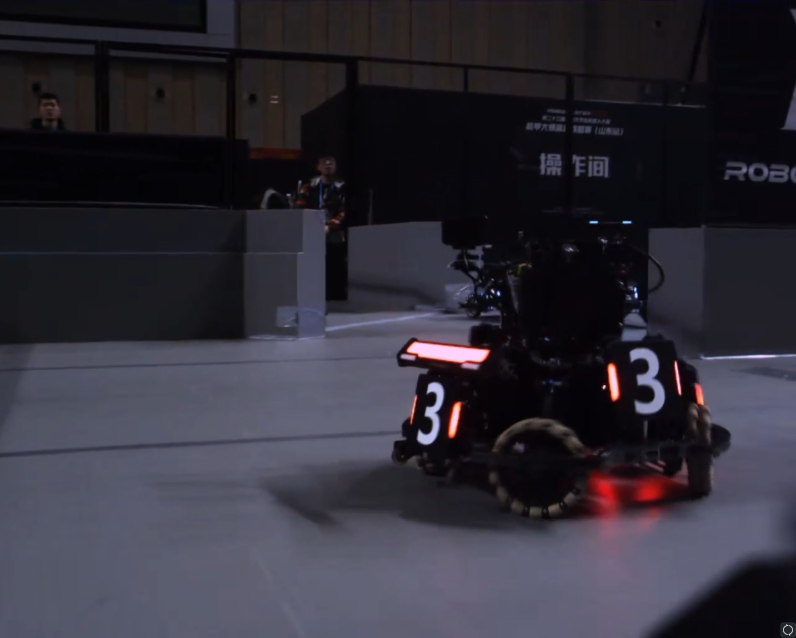
#> input picture photo/3.jpg, 1591 x 1276 px, found by its file name (shown at 1/2 size)
$ python detector.py
#> lines starting #> are read from the running program, lines starting #| are printed output that depends on the picture; after the words box and inside, x2 and y2 are one past the last pixel; in counts of white or black regions, pixels touching at a corner belong together
import cv2
import numpy as np
from skimage import exposure, img_as_float

def adjust_rotated_rect(rect):
    """调整旋转矩形的宽高和角度，使宽始终小于高。"""
    c, (w, h), angle = rect
    if w > h:
        w, h = h, w
        angle = (angle + 90) % 360
        angle = angle - 360 if angle > 180 else angle - 180 if angle > 90 else angle
    return c, (w, h), angle

def is_close(rect1, rect2, angle_tol, height_tol, width_tol, cy_tol):
    """检查两个旋转矩形是否足够接近。"""
    (cx1, cy1), (w1, h1), angle1 = rect1
    (cx2, cy2), (w2, h2), angle2 = rect2

    # 计算中心点之间的距离
    distance = ((cx1 - cx2) ** 2 + (cy1 - cy2) ** 2) ** 0.5

    if distance > 60:
        return (min(abs(angle1 - angle2), 360 - abs(angle1 - angle2)) <= angle_tol and
                abs(h1 - h2) <= height_tol and
                abs(w1 - w2) <= width_tol and
                abs(cy1 - cy2) <= cy_tol)

# [5 lines left out: function put_text, not called in this run]

def do_polygons_intersect(a, b):
    """使用分离轴定理检查两个多边形是否相交。"""
    for polygon in (a, b):
        for i in range(len(polygon)):
            p1, p2 = polygon[i], polygon[(i + 1) % len(polygon)]
            normal = (p2[1] - p1[1], p1[0] - p2[0])
            min_a, max_a = project_polygon(a, normal)
            min_b, max_b = project_polygon(b, normal)
            if max_a < min_b or max_b < min_a:
                return False

def project_polygon(polygon, axis):
    """将多边形投影到给定的轴上。"""
    projections = np.dot(polygon, axis)
    return projections.min(), projections.max()

def img_processed(img, val, gamma):
    """处理图像，返回二值图像、调整大小的图像和浮点图像。"""
    resized_img = cv2.resize(img, (640, 480))  # 调整图像大小
    img_float = (exposure.adjust_gamma(img_as_float(resized_img), gamma) * 255).astype(np.uint8)
    img_gray = cv2.cvtColor(img_float, cv2.COLOR_BGR2GRAY)
    _, binary_image = cv2.threshold(img_gray, val, 255, cv2.THRESH_BINARY)
    return binary_image, resized_img, img_float

def find_light(color, img_binary, img_float):
    """查找图像中的光源并返回旋转矩形。"""
    contours, _ = cv2.findContours(img_binary, cv2.RETR_EXTERNAL, cv2.CHAIN_APPROX_SIMPLE)
    filtered_rotated_rects = [
        adjust_rotated_rect(cv2.minAreaRect(contour))
        for contour in contours if cv2.contourArea(contour) > 30 ###100-30
    ]

    filtered_rotated_rects = [
        rect for rect in filtered_rotated_rects if -45 <= rect[2] <= 45 and not any(
            do_polygons_intersect(cv2.boxPoints(rect).astype(int), cv2.boxPoints(other_rect).astype(int))
            for other_rect in filtered_rotated_rects
        )
    ]

    for rect in filtered_rotated_rects:
        box = cv2.boxPoints(rect).astype(int)
        cv2.drawContours(img_float, [box], 0, color, 3)  # 修改为在 img_float 上绘制
        cv2.circle(img_float, tuple(map(int, rect[0])), 3, color, -1)

    return filtered_rotated_rects  # 返回找到的旋转矩形列表

def track_armor(img, img_float, rotated_rects, angle_tol=5, height_tol=50, width_tol=40, cy_tol=40):##angle_tol=5-10, height_tol=20-50, width_tol=20-40, cy_tol=40
    """跟踪装甲并返回装甲字典。"""
    all_groups = []  # 存储所有装甲组

    while rotated_rects:  # 当还有待处理的矩形时
        rect1 = rotated_rects.pop(0)  # 取出第一个矩形
        # 查找与rect1接近的矩形
        close_indices = [i for i in range(len(rotated_rects)) if is_close(rect1, rotated_rects[i], angle_tol, height_tol, width_tol, cy_tol)]

        if close_indices:  # 如果找到接近的矩形
            group = [rect1] + [rotated_rects.pop(i) for i in sorted(close_indices, reverse=True)]
            all_groups.append(group)  # 将当前组添加到所有组中

    armor_rects = []  # 存储合并后的装甲矩形
    for rect_group in all_groups:  # 遍历所有装甲组
        if rect_group:  # 如果组不为空
            points = np.concatenate([cv2.boxPoints(rect) for rect in rect_group])  # 获取所有矩形的四个顶点
            merged_rect = cv2.minAreaRect(points)  # 计算最小外接矩形

            # 检查合并后的矩形是否符合条件
            if 2000 <= merged_rect[1][0] * merged_rect[1][1] <= 10000 and 0 <= merged_rect[1][0] / merged_rect[1][1] <= 4: #2000 <= merged_rect[1][0] * merged_rect[1][1] <= 10000 and 0 <= merged_rect[1][0] / merged_rect[1][1] <= 4:
                armor_rects.append(adjust_rotated_rect(merged_rect))  # 调整并添加到装甲矩形列表

    armors_dict = {}  # 存储装甲信息的字典
    color_map = {1: (255, 0, 0), 0: (0, 0, 255)}  # 蓝色和红色的颜色映射
    class_map = {1: 1, 0: 7}  # 蓝色和红色的class_id映射

    for armor_rect in armor_rects:  # 遍历所有装甲矩形
        center, (width, height), angle = armor_rect  # 获取装甲矩形的中心、宽高和角度
        max_size = max(width, height)  # 计算最大尺寸
        box = cv2.boxPoints(((center[0], center[1]), (max_size, max_size), angle)).astype(int)  # 获取装甲的四个顶点
        class_id = armortype(img_float, armor_rect)  # 识别装甲类型

        if class_id in color_map:  # 如果class_id在颜色映射中
            armors_dict[f"{int(center[0])}"] = {
                "class_id": class_map[class_id],  # 添加装甲信息到字典
                "height": int(max_size),
                "center": [int(center[0]), int(center[1])]
            }
            draw_armor(img_float, box, center, color_map[class_id], armor_rect)  # 修改为在 img_float 上绘制

    return armors_dict  # 返回装甲字典

# [49 lines left out: functions armortype, draw_armor, not called in this run]

def detect_armor(img, val, gamma, color=(0, 0, 0)):
    """检测装甲并返回结果字典。"""
    img_binary, resized_img, img_float = img_processed(img, val, gamma)  # 处理图像，获取二值图、缩放图和浮点图
    rotated_rects = find_light(color, img_binary, img_float)  # 查找光照下的矩形
    armors_dict = track_armor(resized_img, img_float, rotated_rects)  # 跟踪装甲并获取装甲字典
    cv2.imshow("Detecting", img_float)  # 显示检测结果
    return armors_dict  # 返回装甲字典

def destroy():
    """销毁所有窗口。"""
    cv2.waitKey(0)
    cv2.destroyAllWindows()

if __name__ == "__main__":
    img = cv2.imread('./photo/3.jpg')
#> img is the input picture: shape (1276, 1591, 3); mean B, G, R 55.6, 45.7, 48
    val = 89
    gamma = 4.31
    armors_dict = detect_armor(img, val, gamma)
#> in img_processed, `resized_img = cv2.resize(img, (640, 480))`:
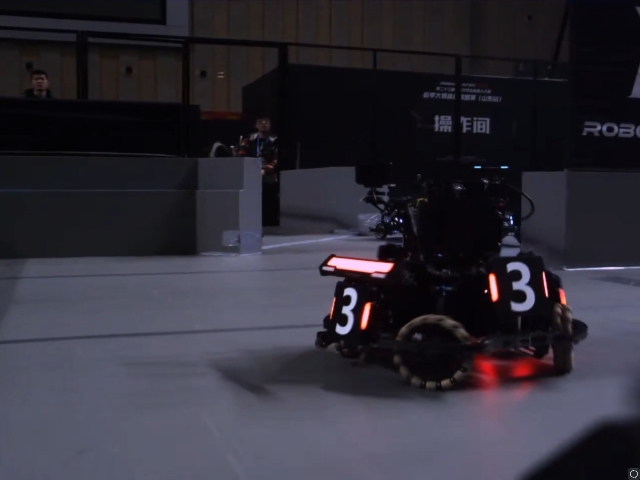
#> resized_img: shape (480, 640, 3); mean B, G, R 55.6, 45.6, 47.9
#> in img_processed, `img_float = (exposure.adjust_gamma(img_as_float(resized_img), gamma) *..`:
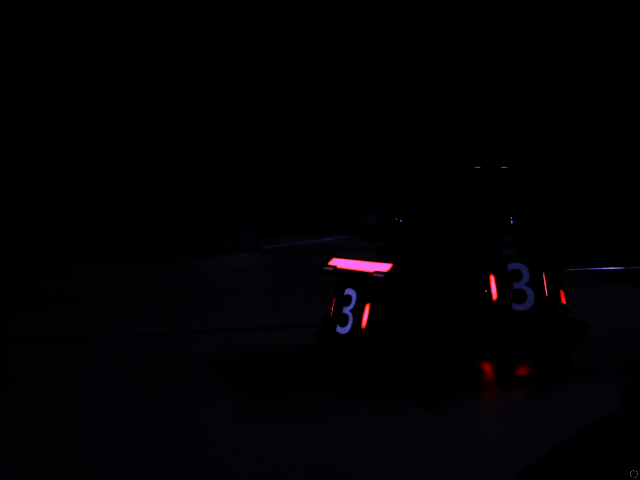
#> img_float: shape (480, 640, 3); mean B, G, R 3, 1.3, 2
#> in img_processed, `_, binary_image = cv2.threshold(img_gray, val, 255, cv2.THRESH_BINARY)`:
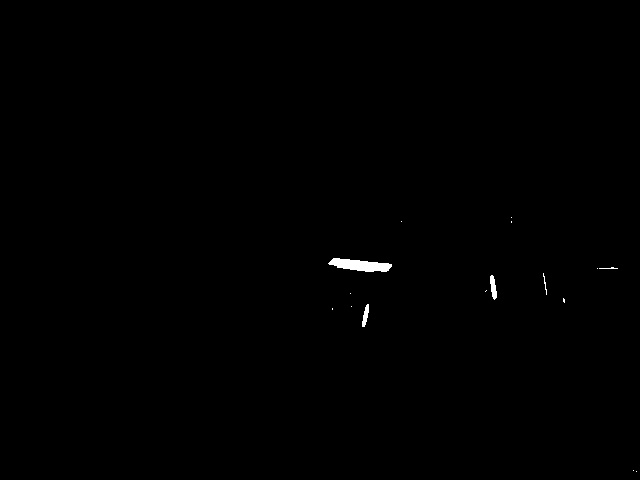
#> binary_image: shape (480, 640); 0.27% white; 16 white regions (11 under 20 px)
#> in find_light, `contours, _ = cv2.findContours(img_binary, cv2.RETR_EXTERNAL, cv2.CHAI..`: contours = 16 contours, 13 with area under 20; largest, box (x1, y1, x2, y2) and area: (328, 258, 392, 272) 499, (490, 275, 497, 300) 86, (362, 304, 369, 327) 68
#> in find_light, `filtered_rotated_rects = [ adjust_rotated_rect(cv2.minAreaRect(contour..`: filtered_rotated_rects = [((365.2, 315), (4.31, 22.75), 11.31), ((492.8, 286.9), (4.93, 24.17), -9.46), ((359.4, 265.2), (10.32, 62.97), -84.09)]
#> the loop in do_polygons_intersect, `for polygon in (a, b):` made 2 passes
#> polygon on passes 1 to 2: [[360, 325], [365, 303], [369, 304], [365, 326]], [[360, 325], [365, 303], [369, 304], [365, 326]]
#> the loop in do_polygons_intersect, `for polygon in (a, b):` made 1 pass
#> polygon on pass 1: [[360, 325], [365, 303], [369, 304], [365, 326]]
#> the loop in do_polygons_intersect, `for polygon in (a, b):` made 1 pass
#> polygon on pass 1: [[360, 325], [365, 303], [369, 304], [365, 326]]
#> the loop in do_polygons_intersect, `for polygon in (a, b):` made 1 pass
#> polygon on pass 1: [[492, 299], [488, 275], [493, 274], [497, 298]]
#> the loop in do_polygons_intersect, `for polygon in (a, b):` made 1 pass
#> polygon on pass 1: [[492, 299], [488, 275], [493, 274], [497, 298]]
#> in find_light, `filtered_rotated_rects = [ rect for rect in filtered_rotated_rects if ..`: filtered_rotated_rects = [((365.2, 315), (4.31, 22.75), 11.31), ((492.8, 286.9), (4.93, 24.17), -9.46)]
#> the loop in find_light, `for rect in filtered_rotated_rects:` made 2 passes
#> (rect, box) on passes 1 to 2: (((365.2, 315), (4.31, 22.75), 11.31), [[360, 325], [365, 303], [369, 304], [365, 326]]), (((492.8, 286.9), (4.93, 24.17), -9.46), [[492, 299], [488, 275], [493, 274], [497, 298]])
#> after the loop in find_light, `for rect in filtered_rotated_rects:`:
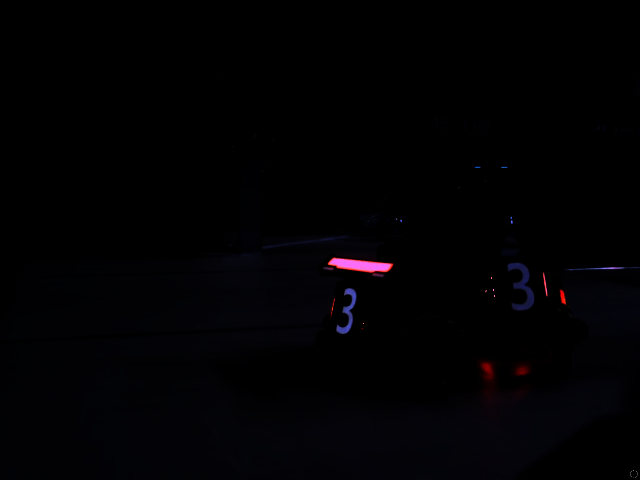
#> img_float: shape (480, 640, 3); 0.15% of pixels changed, all inside (x1, y1, x2, y2) = (360, 272, 499, 329)
#> in detect_armor, `rotated_rects = find_light(color, img_binary, img_float)`: rotated_rects has the same summary as filtered_rotated_rects in find_light
#> the loop in track_armor, `while rotated_rects:` made 2 passes
#> after the loop in track_armor, `while rotated_rects:`: all_groups = []
#> after the loop in track_armor, `for armor_rect in armor_rects:`: armors_dict = 0 items
#> armors_dict = 0 items
    print(armors_dict)
    destroy()

$ run again, with photo/1.jpg copied over photo/3.jpg
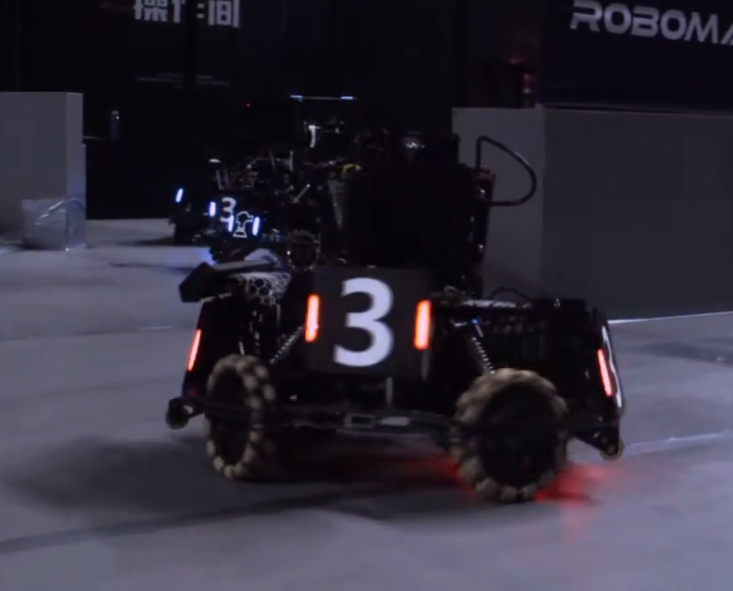
#> input picture photo/1.jpg, 733 x 591 px, found by its file name
#> img is the input picture: shape (591, 733, 3); mean B, G, R 58.1, 45.2, 48.9
#> in img_processed, `_, binary_image = cv2.threshold(img_gray, val, 255, cv2.THRESH_BINARY)`:
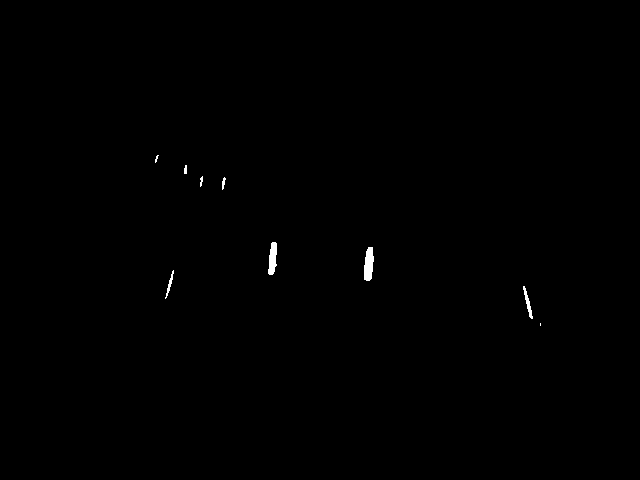
#> binary_image: shape (480, 640); 0.24% white; 9 white regions (2 under 20 px)
#> contours = 9 contours, 5 with area under 20; largest, box (x1, y1, x2, y2) and area: (364, 247, 374, 281) 226, (268, 242, 277, 275) 181, (523, 286, 533, 319) 72, (165, 270, 174, 299) 38
#> filtered_rotated_rects = [((527.4, 302), (3.47, 33.19), -12.53), ((169.4, 284.1), (2.67, 29.1), 14.04), ((368.5, 263.4), (8.56, 33.43), 5.71), ((272.6, 258), (7.69, 32.35), 4.09)]
#> the loop in do_polygons_intersect, `for polygon in (a, b):` made 2 passes
#> polygon on passes 1 to 2: [[529, 318], [522, 286], [525, 285], [532, 317]], [[529, 318], [522, 286], [525, 285], [532, 317]]
#> the loop in do_polygons_intersect, `for polygon in (a, b):` made 1 pass
#> polygon on pass 1: [[529, 318], [522, 286], [525, 285], [532, 317]]
#> the loop in do_polygons_intersect, `for polygon in (a, b):` made 1 pass
#> polygon on pass 1: [[529, 318], [522, 286], [525, 285], [532, 317]]
#> the loop in do_polygons_intersect, `for polygon in (a, b):` made 1 pass
#> polygon on pass 1: [[529, 318], [522, 286], [525, 285], [532, 317]]
#> the loop in do_polygons_intersect, `for polygon in (a, b):` made 1 pass
#> polygon on pass 1: [[164, 297], [171, 269], [174, 270], [167, 298]]
#> the loop in do_polygons_intersect, `for polygon in (a, b):` made 1 pass
#> polygon on pass 1: [[164, 297], [171, 269], [174, 270], [167, 298]]
#> the loop in do_polygons_intersect, `for polygon in (a, b):` made 1 pass
#> polygon on pass 1: [[164, 297], [171, 269], [174, 270], [167, 298]]
#> the loop in do_polygons_intersect, `for polygon in (a, b):` made 1 pass
#> polygon on pass 1: [[362, 279], [365, 246], [374, 247], [371, 280]]
#> the loop in do_polygons_intersect, `for polygon in (a, b):` made 1 pass
#> polygon on pass 1: [[362, 279], [365, 246], [374, 247], [371, 280]]
#> the loop in do_polygons_intersect, `for polygon in (a, b):` made 1 pass
#> polygon on pass 1: [[362, 279], [365, 246], [374, 247], [371, 280]]
#> the loop in do_polygons_intersect, `for polygon in (a, b):` made 1 pass
#> polygon on pass 1: [[267, 273], [269, 241], [277, 242], [275, 274]]
#> the loop in do_polygons_intersect, `for polygon in (a, b):` made 1 pass
#> polygon on pass 1: [[267, 273], [269, 241], [277, 242], [275, 274]]
#> the loop in do_polygons_intersect, `for polygon in (a, b):` made 1 pass
#> polygon on pass 1: [[267, 273], [269, 241], [277, 242], [275, 274]]
#> the loop in find_light, `for rect in filtered_rotated_rects:` made 4 passes
#> (rect, box) on passes 1 to 4: (((527.4, 302), (3.47, 33.19), -12.53), [[529, 318], [522, 286], [525, 285], [532, 317]]), (((169.4, 284.1), (2.67, 29.1), 14.04), [[164, 297], [171, 269], [174, 270], [167, 298]]), (((368.5, 263.4), (8.56, 33.43), 5.71), [[362, 279], [365, 246], [374, 247], [371, 280]]), (((272.6, 258), (7.69, 32.35), 4.09), [[267, 273], [269, 241], [277, 242], [275, 274]])
#> rotated_rects has the same summary as filtered_rotated_rects in find_light
#> the loop in track_armor, `while rotated_rects:` made 3 passes
#> close_indices on pass 3: [0]
#> after the loop in track_armor, `while rotated_rects:`: all_groups = 1 item
#> the loop in track_armor, `for rect_group in all_groups:` made 1 pass
#> (c in adjust_rotated_rect, w in adjust_rotated_rect, h in adjust_rotated_rect, angle in adjust_rotated_rect) on pass 1: ((321, 260.4), 33.72, 104.8, -86.38)
#> after the loop in track_armor, `for rect_group in all_groups:`: armor_rects = [((321, 260.4), (33.72, 104.8), -86.38)]
#> the loop in track_armor, `for armor_rect in armor_rects:` made 1 pass
#> (center, width, height, angle, max_size, box) on pass 1: ((321, 260.4), 33.72, 104.8, -86.38, 104.8, [[370, 316], [265, 309], [272, 204], [376, 211]])
#> after the loop in track_armor, `for armor_rect in armor_rects:`:
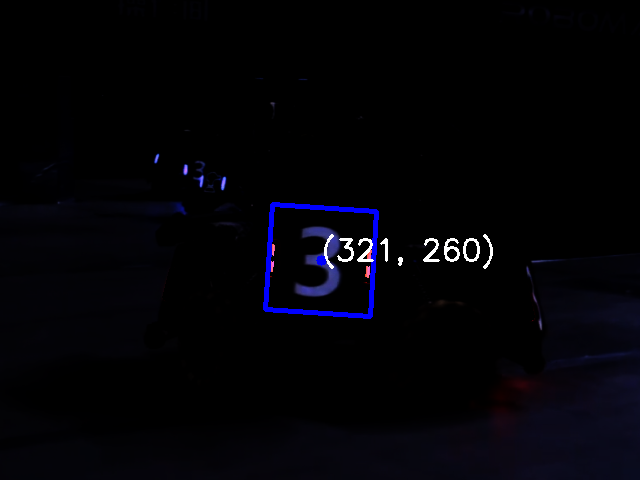
#> img_float: shape (480, 640, 3); mean B, G, R 7, 2.6, 2.9
#> after the loop in track_armor, `for armor_rect in armor_rects:`: armors_dict = 1 item
#| {'321': {'class_id': 1, 'height': 104, 'center': [321, 260]}}
